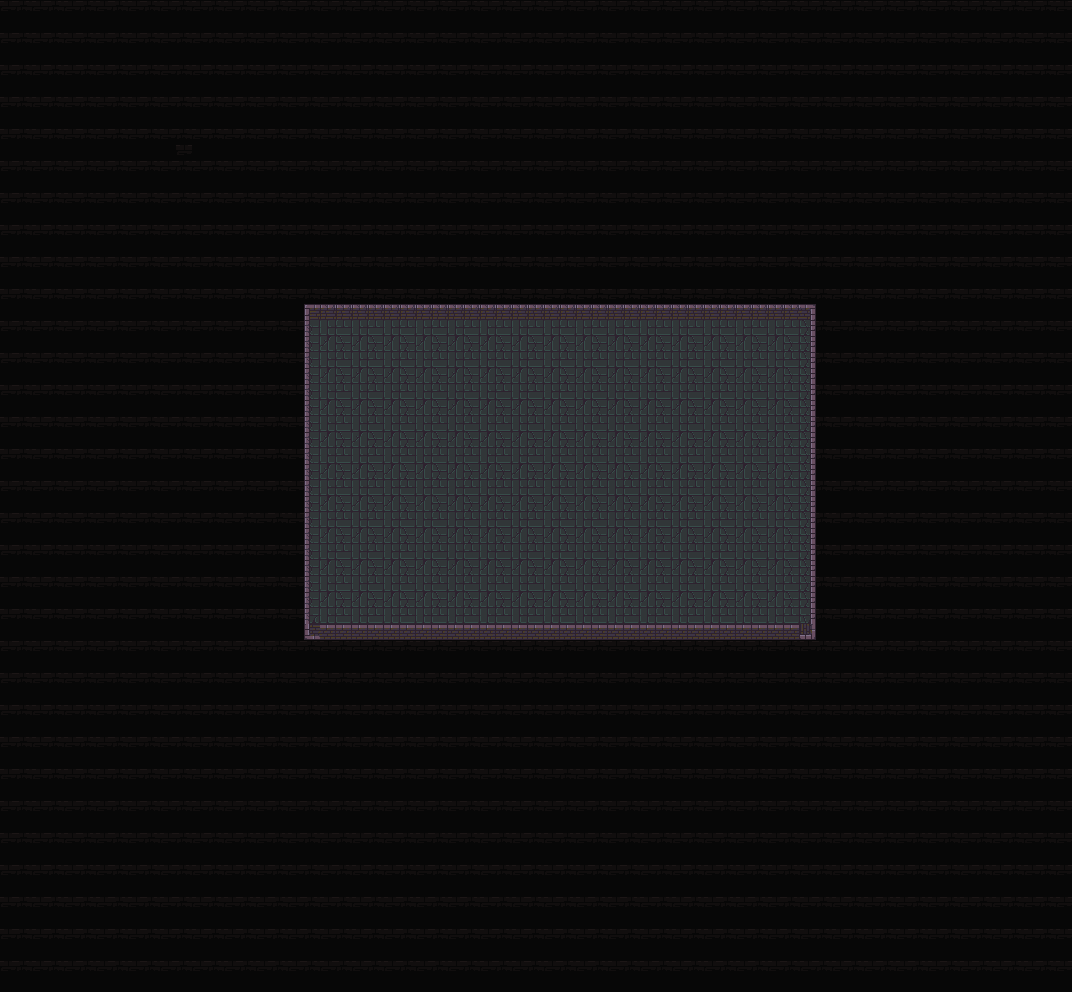

Tiled map render using the project's own tile images. Description and the map definition, with tile-layer contents summarised, below:
An orthogonal 67x62 tile map with 16x16 px tiles, 3 tile layers (Suelo, Salas, Muros), 1 hidden layer not drawn, 4 tilesets and 4 objects (Escalera, Llave, Slime, Cofre).

<map version="1.10" tiledversion="1.10.2" orientation="orthogonal" renderorder="right-down" width="67" height="62" tilewidth="16" tileheight="16" infinite="0" nextlayerid="25" nextobjectid="73">
 <tileset firstgid="1" source="Tiles.tsx" />
 <tileset firstgid="626" source="Objetos.tsx" />
 <tileset firstgid="1251" source="mainlevbuild.tsx" />
 <tileset firstgid="3811" source="TilesMazmorraFinal.tsx" />
 <layer id="17" name="Suelo" width="67" height="62">
  <data>[4154 cells, 4154 non-empty, 7 distinct tile ids]</data>
 </layer>
 <layer id="18" name="Salas" width="67" height="62">
  <data>[4154 cells, 608 non-empty, 5 distinct tile ids]</data>
 </layer>
 <layer id="24" name="Muros" width="67" height="62">
  <data>[4154 cells, 102 non-empty, 6 distinct tile ids]</data>
 </layer>
 <layer id="5" name="Objetos" width="67" height="62" visible="0" offsetx="-1" offsety="-20">
  <data>[4154 cells, 148 non-empty, 75 distinct tile ids]</data>
 </layer>
 <objectgroup id="15" name="Escalera" class="Escalera" visible="0" locked="1">
  <object id="22" name="Escalera" type="Escalera" x="127.417" y="792.667" width="31.5" height="35.1667" />
 </objectgroup>
 <objectgroup id="10" name="Llaves" visible="0">
  <object id="11" name="Llave2" type="Llave" x="889.5" y="907" />
 </objectgroup>
 <objectgroup id="8" name="Enemigos">
  <object id="4" name="Enemigo1" type="Slime" x="623.663" y="416.255" width="127.645" height="126.728" />
 </objectgroup>
 <objectgroup id="9" name="Cofres" visible="0">
  <object id="32" name="Cofre1" type="Cofre" x="654.545" y="60.7577" />
 </objectgroup>
 <objectgroup id="11" name="Colision" visible="0" />
</map>
